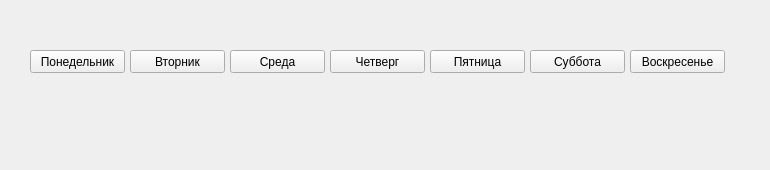
     <widget class="QWidget" name="tab_week">
      <property name="autoFillBackground">
       <bool>true</bool>
      </property>
      <attribute name="title">
       <string>Еженедельно</string>
      </attribute>
      <widget class="QFrame" name="frm_week">
       <property name="geometry">
        <rect>
         <x>0</x>
         <y>0</y>
         <width>761</width>
         <height>161</height>
        </rect>
       </property>
       <property name="autoFillBackground">
        <bool>true</bool>
       </property>
       <property name="frameShape">
        <enum>QFrame::Shape::NoFrame</enum>
       </property>
       <widget class="QPushButton" name="btn_day_0">
        <property name="geometry">
         <rect>
          <x>30</x>
          <y>50</y>
          <width>95</width>
          <height>23</height>
         </rect>
        </property>
        <property name="focusPolicy">
         <enum>Qt::FocusPolicy::NoFocus</enum>
        </property>
        <property name="text">
         <string>Понедельник</string>
        </property>
        <property name="checkable">
         <bool>true</bool>
        </property>
       </widget>
       <widget class="QPushButton" name="btn_day_1">
        <property name="geometry">
         <rect>
          <x>130</x>
          <y>50</y>
          <width>95</width>
          <height>23</height>
         </rect>
        </property>
        <property name="focusPolicy">
         <enum>Qt::FocusPolicy::NoFocus</enum>
        </property>
        <property name="text">
         <string>Вторник</string>
        </property>
        <property name="checkable">
         <bool>true</bool>
        </property>
       </widget>
       <widget class="QPushButton" name="btn_day_2">
        <property name="geometry">
         <rect>
          <x>230</x>
          <y>50</y>
          <width>95</width>
          <height>23</height>
         </rect>
        </property>
        <property name="focusPolicy">
         <enum>Qt::FocusPolicy::NoFocus</enum>
        </property>
        <property name="text">
         <string>Среда</string>
        </property>
        <property name="checkable">
         <bool>true</bool>
        </property>
       </widget>
       <widget class="QPushButton" name="btn_day_3">
        <property name="geometry">
         <rect>
          <x>330</x>
          <y>50</y>
          <width>95</width>
          <height>23</height>
         </rect>
        </property>
        <property name="focusPolicy">
         <enum>Qt::FocusPolicy::NoFocus</enum>
        </property>
        <property name="text">
         <string>Четверг</string>
        </property>
        <property name="checkable">
         <bool>true</bool>
        </property>
       </widget>
       <widget class="QPushButton" name="btn_day_4">
        <property name="geometry">
         <rect>
          <x>430</x>
          <y>50</y>
          <width>95</width>
          <height>23</height>
         </rect>
        </property>
        <property name="focusPolicy">
         <enum>Qt::FocusPolicy::NoFocus</enum>
        </property>
        <property name="text">
         <string>Пятница</string>
        </property>
        <property name="checkable">
         <bool>true</bool>
        </property>
       </widget>
       <widget class="QPushButton" name="btn_day_5">
        <property name="geometry">
         <rect>
          <x>530</x>
          <y>50</y>
          <width>95</width>
          <height>23</height>
         </rect>
        </property>
        <property name="focusPolicy">
         <enum>Qt::FocusPolicy::NoFocus</enum>
        </property>
        <property name="text">
         <string>Суббота</string>
        </property>
        <property name="checkable">
         <bool>true</bool>
        </property>
       </widget>
       <widget class="QPushButton" name="btn_day_6">
        <property name="geometry">
         <rect>
          <x>630</x>
          <y>50</y>
          <width>95</width>
          <height>23</height>
         </rect>
        </property>
        <property name="focusPolicy">
         <enum>Qt::FocusPolicy::NoFocus</enum>
        </property>
        <property name="text">
         <string>Воскресенье</string>
        </property>
        <property name="checkable">
         <bool>true</bool>
        </property>
       </widget>
      </widget>
     </widget>
